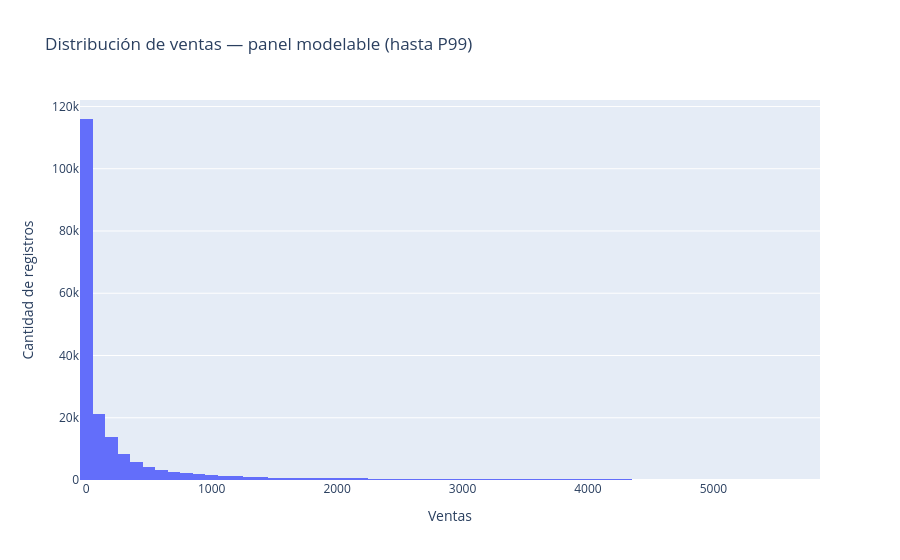

Notebook code cell kept with this figure:
### Code cell
fig = px.histogram(
    sales_visual,
    x="sales",
    nbins=100,
    title="Distribución de ventas — panel modelable (hasta P99)"
)

fig.update_layout(
    xaxis_title="Ventas",
    yaxis_title="Cantidad de registros"
)

fig.show()

### Figure 1 — Plotly figure (JSON) as saved in the notebook; plotly's stock layout.template omitted (floating-point values rounded to 4 significant figures; data arrays with more than 128 entries replaced by an {"elided": "..."} marker saying what was removed)
{"data": [{"bingroup": "x", "hovertemplate": "sales=%{x}<br>count=%{y}<extra></extra>", "legendgroup": "", "marker": {"color": "#636efa", "pattern": {"shape": ""}}, "name": "", "nbinsx": 100, "orientation": "v", "showlegend": false, "type": "histogram", "x": {"elided": "197957 float values"}, "xaxis": "x", "yaxis": "y"}], "layout": {"barmode": "relative", "legend": {"tracegroupgap": 0}, "title": {"text": "Distribución de ventas — panel modelable (hasta P99)"}, "xaxis": {"anchor": "y", "domain": [0, 1], "title": {"text": "Ventas"}}, "yaxis": {"anchor": "x", "domain": [0, 1], "title": {"text": "Cantidad de registros"}}}}
